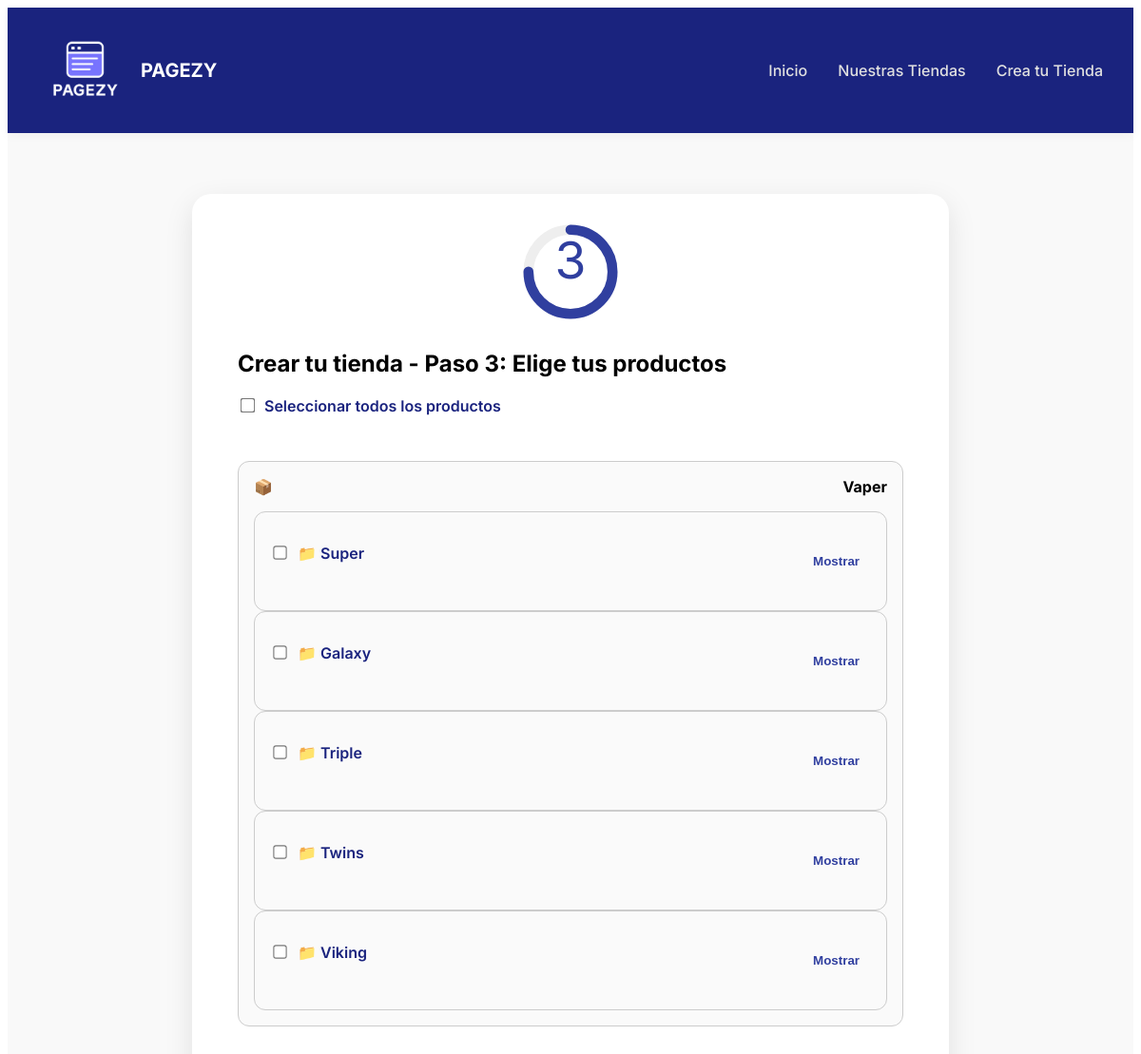
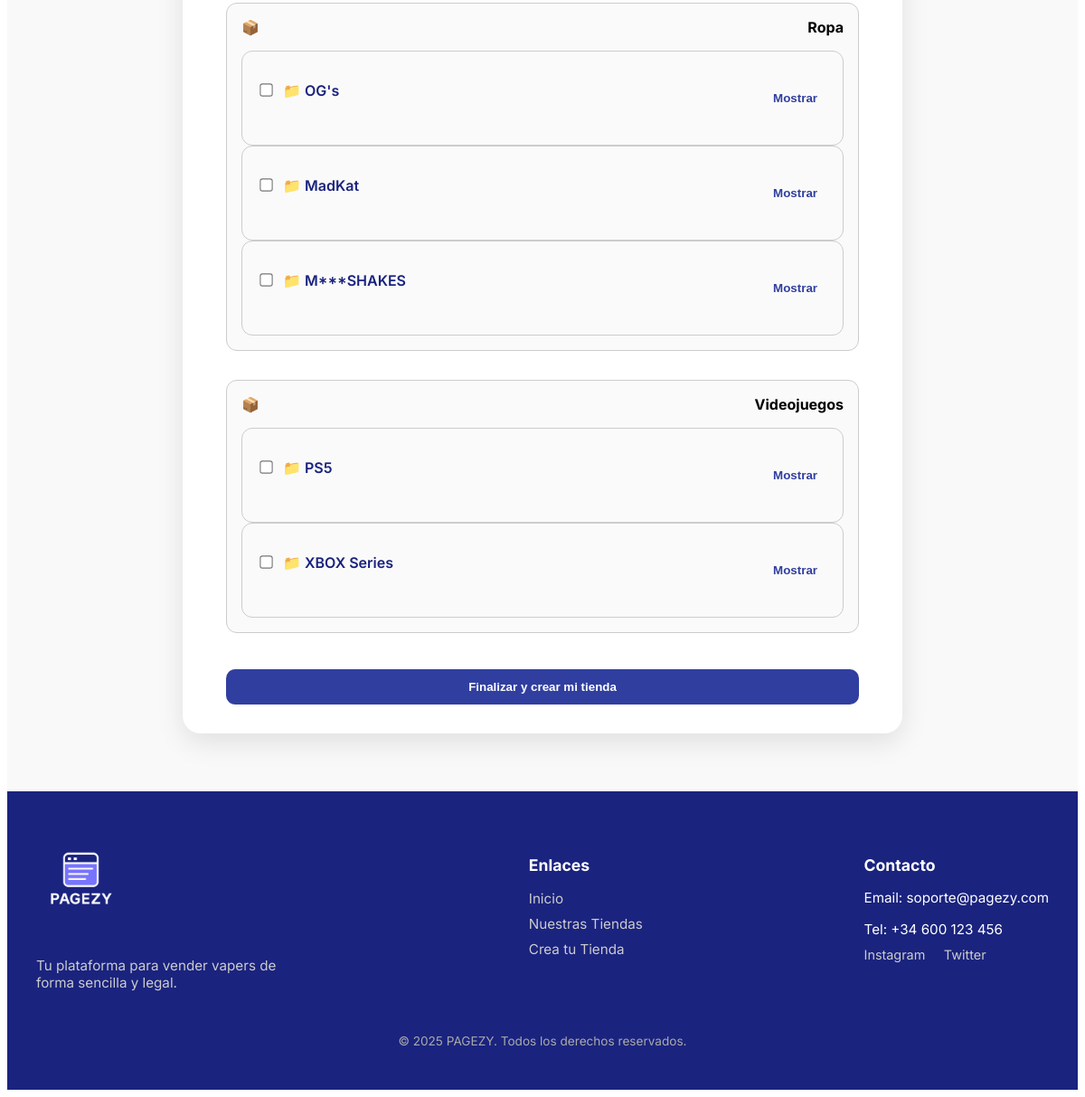
Page /crear-tienda/1/productos on the committed database (2 pictures, top to bottom).
### app/models_publicos.py (models this page shows)
class ProductoBase(db.Model):
    id = db.Column(db.Integer, primary_key=True)
    tipo = db.Column(db.String(50), nullable=False)
    categoria = db.Column(db.String(50), nullable=False)
    nombre = db.Column(db.String(100), nullable=False)
    caladas = db.Column(db.Integer, nullable=True)
    precio = db.Column(db.Float)
    imagen_url = db.Column(db.String(255))

### app/routes/crear_tienda.py (the view)
@crear_tienda_bp.route("/<int:tienda_id>/productos", methods=["GET", "POST"])
def paso3(tienda_id):
    tienda = TiendaEnProceso.query.get_or_404(tienda_id)
    if tienda.tipo_web == "informacion":
        return redirect(url_for("crear_tienda.paso3_informacion", tienda_id=tienda.id))
    productos = ProductoBase.query.all()
    productos_por_categoria = defaultdict(lambda: defaultdict(list))
    for p in productos:
        productos_por_categoria[p.tipo][p.categoria].append(p)
    if request.method == "POST":
        seleccion = request.form.getlist("productos")
        tienda.productos_seleccionados = json.dumps(seleccion)
        tienda.paso_actual = 4
        db.session.commit()
        return redirect(url_for("crear_tienda.resumen_confirmacion", tienda_id=tienda.id))
    return render_template(
        "PaginasPresentacion/crear_tienda/paso3_productos.html",
        tienda=tienda,
        productos_por_categoria=productos_por_categoria,
        paso=3
    )

### app/templates/PaginasPresentacion/crear_tienda/paso3_productos.html (shortened to what this page needs)
{% extends 'PaginasPresentacion/crear_tienda/base.html' %}
{% block paso_content %}
<h2>Crear tu tienda - Paso 3: Elige tus productos</h2>
<form method="POST">
  <div class="selector-global">
    <label>
      <input type="checkbox" id="select-all">
      Seleccionar todos los productos
    </label>
  </div>
  <div class="explorador-productos">
    {% for categoria, tipos in productos_por_categoria.items() %}
    <div class="carpeta categoria" data-categoria="{{ categoria }}">
      <div class="cabecera-carpeta">
        📦 <strong>{{ categoria }}</strong>
      </div>
      <div class="subcarpetas">
        {% for tipo, productos in tipos.items() %}
        <div class="carpeta subtipo" data-tipo="{{ tipo }}">
          <div class="cabecera-carpeta">
            <label>
              <input type="checkbox" class="select-tipo" data-tipo="{{ tipo }}">
              📁 {{ tipo }}
            </label>
            <button type="button" class="toggle-carpeta">Mostrar</button>
          </div>
        </div>
        {% endfor %}
      </div>
    </div>
    {% endfor %}
  </div>
  <button type="submit">Finalizar y crear mi tienda</button>
</form>
{% endblock %}

### app/templates/PaginasPresentacion/crear_tienda/base.html (shortened to what this page needs)
{% extends 'PaginasPresentacion/base.html' %}
{% block content %}
<body data-paso="{{ paso }}">
<section class="crear-tienda">
  <div class="ventana">
    {% include 'PaginasPresentacion/crear_tienda/componentes/progreso.html' %}
    <div class="contenido-paso">
      {% block paso_content %}{% endblock %}
    </div>
  </div>
</section>
</body>
{% endblock %}

### app/templates/PaginasPresentacion/base.html (shortened to what this page needs)
<!DOCTYPE html>
<html lang="es">
<head>
  <link rel="stylesheet" href="{{ url_for('static', filename='css/Presentacion/main.css') }}">
</head>
<body>
  {% include 'PaginasPresentacion/navbar.html' %}
  <main>
    {% block content %}{% endblock %}
  </main>
  {% include 'PaginasPresentacion/footer.html' %}
</body>
</html>

### app/templates/PaginasPresentacion/navbar.html (shortened to what this page needs)
<nav class="navbar">
  <div class="container">
    <a href="/" class="navbar-logo">
      <img src="{{ url_for('static', filename='imgs/pagezy1.png') }}" alt="PAGEZY Logo">
      <span>PAGEZY</span>
    </a>
    <ul class="nav-links">
      <li><a href="/">Inicio</a></li>
      <li><a href="{{ url_for('tiendas.lista_tiendas') }}">Nuestras Tiendas</a></li>
      <li><a href="{{ url_for('crear_tienda.paso1') }}">Crea tu Tienda</a></li>
    </ul>
  </div>
</nav>

### app/templates/PaginasPresentacion/crear_tienda/componentes/progreso.html (shortened to what this page needs)
<div class="progreso-circular">
  </div>

### app/templates/PaginasPresentacion/footer.html (shortened to what this page needs)
<footer class="footer">
  <div class="container">
    <div class="footer-grid">
      <div class="footer-brand">
        <img src="{{ url_for('static', filename='imgs/pagezy1.png') }}" alt="PAGEZY Logo">
        <p>Tu plataforma para vender vapers de forma sencilla y legal.</p>
      </div>
      <div class="footer-links">
        <h4>Enlaces</h4>
        <ul>
          <li><a href="#">Inicio</a></li>
          <li><a href="#">Nuestras Tiendas</a></li>
          <li><a href="#">Crea tu Tienda</a></li>
        </ul>
      </div>
      <div class="footer-contacto">
        <h4>Contacto</h4>
        <p>Email: soporte@pagezy.com</p>
        <p>Tel: +34 600 123 456</p>
        <div class="social">
          <a href="#"> Instagram</a>
          <a href="#"> Twitter</a>
        </div>
      </div>
    </div>
    <div class="footer-copy">
      <p>&copy; 2025 PAGEZY. Todos los derechos reservados.</p>
    </div>
  </div>
</footer>

### app/static/css/Presentacion/main.css (style rules this page uses)
.navbar { background-color: #1a237e; box-shadow: 0 2px 10px rgba(0, 0, 0, 0.05); padding: 1rem 0; position: sticky; top: 0; z-index: 1000; }
.navbar .container { max-width: 1200px; margin: 0 auto; padding: 0 2rem; display: flex; align-items: center; justify-content: space-between; flex-wrap: wrap; }
.navbar .navbar-logo { display: flex; align-items: center; text-decoration: none; }
.navbar .navbar-logo img { height: 100px; margin-right: 0.5rem; }
.navbar .navbar-logo span { font-weight: bold; font-size: 1.25rem; color: #fff; }
.navbar .nav-links { list-style: none; display: flex; gap: 2rem; }
.navbar .nav-links li a { text-decoration: none; color: #e0e0e0; font-weight: 500; transition: color 0.3s; }
.footer { background-color: #1a237e; color: #fff; padding: 3rem 2rem 2rem 2rem; }
.footer .container { max-width: 1200px; margin: 0 auto; }
.footer .footer-grid { display: flex; justify-content: space-between; flex-wrap: wrap; gap: 2rem; }
.footer .footer-grid .footer-brand { max-width: 300px; }
.footer .footer-grid .footer-brand img { height: 100px; margin-bottom: 1rem; }
.footer .footer-grid .footer-brand p { font-size: 0.95rem; color: #ccc; }
.footer .footer-grid .footer-links h4, .footer .footer-grid .footer-contacto h4 { font-size: 1.1rem; margin-bottom: 1rem; color: #fff; }
.footer .footer-grid .footer-links ul, .footer .footer-grid .footer-contacto ul { list-style: none; padding: 0; }
.footer .footer-grid .footer-links ul li, .footer .footer-grid .footer-contacto ul li { margin-bottom: 0.5rem; }
.footer .footer-grid .footer-links ul li a, .footer .footer-grid .footer-contacto ul li a { color: #ccc; text-decoration: none; font-size: 0.95rem; }
.footer .footer-grid .footer-links p, .footer .footer-grid .footer-contacto p { font-size: 0.95rem; margin-bottom: 0.5rem; }
.footer .footer-grid .footer-links .social, .footer .footer-grid .footer-contacto .social { margin-top: 0.5rem; }
.footer .footer-grid .footer-links .social a, .footer .footer-grid .footer-contacto .social a { display: inline-block; margin-right: 1rem; color: #ccc; font-size: 0.9rem; text-decoration: none; }
.footer .footer-copy { margin-top: 2rem; text-align: center; font-size: 0.85rem; color: #aaa; }
.crear-tienda { background-color: #f9f9f9; padding: 4rem 2rem; min-height: 100vh; }
.ventana { max-width: 700px; margin: 0 auto; background: white; padding: 2rem 3rem; border-radius: 20px; box-shadow: 0 10px 30px rgba(0, 0, 0, 0.1); }
.progreso-circular { display: flex; justify-content: center; margin-bottom: 2rem; }
.progreso-circular svg { width: 100px; height: 100px; }
form { display: flex; flex-direction: column; gap: 1.5rem; }
form label { font-weight: 600; color: #1a237e; }
form button { margin-top: 1rem; background-color: #303f9f; color: white; padding: 0.75rem; border: none; border-radius: 10px; font-weight: bold; cursor: pointer; transition: background-color 0.3s; }
.selector-global { margin-bottom: 1.5rem; font-weight: 600; }
.selector-global label { display: flex; align-items: center; gap: 0.5rem; font-size: 1rem; }
.selector-global label input[type=checkbox] { transform: scale(1.2); }
.explorador-productos { display: flex; flex-direction: column; gap: 2rem; }
.carpeta { border: 1px solid #ccc; border-radius: 12px; padding: 1rem; background-color: #fafafa; }
.carpeta .cabecera-carpeta { display: flex; justify-content: space-between; align-items: center; font-weight: bold; margin-bottom: 1rem; }
.carpeta .cabecera-carpeta input[type=checkbox] { margin-right: 0.5rem; transform: scale(1.1); }
.carpeta .cabecera-carpeta button.toggle-carpeta { background: none; border: none; color: #303f9f; font-weight: bold; cursor: pointer; }
body { font-family: "Inter", sans-serif; }

### rows in the picture
ProductoBase: tipo "Vaper", categoria "Super"
ProductoBase: categoria "Galaxy"
ProductoBase: categoria "Triple"
ProductoBase: categoria "Twins"
ProductoBase: categoria "Viking"
ProductoBase: tipo "Ropa", categoria "OG's"
ProductoBase: categoria "MadKat"
ProductoBase: categoria "M***SHAKES"
ProductoBase: tipo "Videojuegos", categoria "PS5"
ProductoBase: categoria "XBOX Series"
